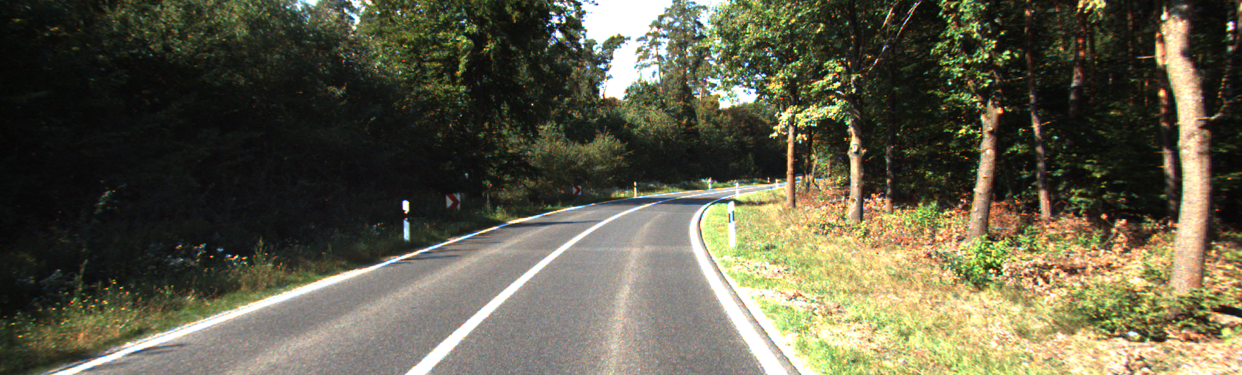
#> input picture data_sample/0000000037.png, 1242 x 375 px; its folder holds only this picture in this run
$ jupyter execute 'Basic RALPH Implementation.ipynb'   (shell and % lines are left out)
#> lines starting #> are read from the running program, lines starting #| are printed output that depends on the picture; after the words box and inside, x2 and y2 are one past the last pixel; in counts of white or black regions, pixels touching at a corner belong together
## **Basic RALPH Implementation**

[cell 1]
%pylab inline
import cv2
from ipywidgets import interact
from tqdm import tqdm

## **Load Image**

[cell 2]
frame_num = 37
im = imread('../data_sample/' + str(frame_num).zfill(10) + '.png')
#> im is the input picture: shape (375, 1242, 3) float32; mean R, G, B 0.376, 0.364, 0.286

lateral_crop = 200

#Do a little bit of recentering by cropping, Kitti images were captured from a non-center-mounted camera.
im = im[:, lateral_crop:-(lateral_crop+30), :]
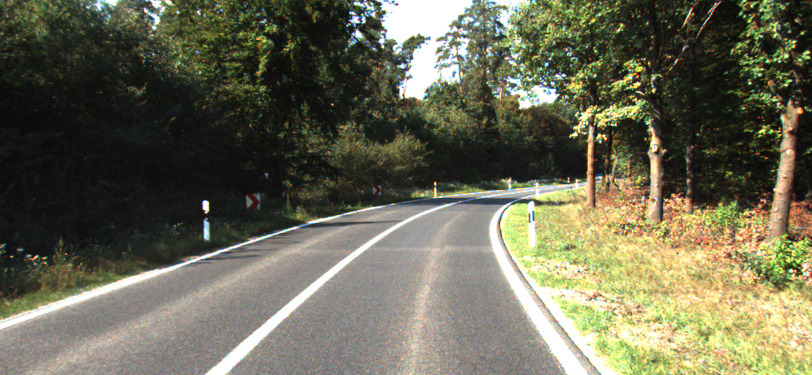
#> im: shape (375, 812, 3) float32; mean R, G, B 0.419, 0.414, 0.333

im = (im*255).astype('uint8')
#> the sliders are set to x1 = 400, y1 = 400, x2 = 400, y2 = 400
fig = figure(0, (12,12))
imshow(im)
grid('off')

## **Draw Trapezoid**

[cell 3]
def draw_trap(x1 = 315, y1 = 215, x2=130, y2=300):
#> called with x1 = 400, y1 = 400, x2 = 400, y2 = 400
    y3 = y1
    y4 = y2
    x3 = im.shape[1]-x1
#> x3 = 412
    x4 = x3+(x1-x2)
#> x4 = 412

    fig = figure(0, (12,12))
    imshow(im)
    plot((x1, x2), (y1, y2), c= 'm', linewidth = 3)
    plot((x2, x4), (y2, y4), c= 'm', linewidth = 3)
    plot((x3, x4), (y3, y4), c= 'm', linewidth = 3)
    plot((x3, x1), (y3, y1), c= 'm', linewidth = 3)

- Tune Trapezoid cornere using interact module
- Generally the best way to do this is to find a nice straight portion of road and try to make the left and right sides of the trapezoid parallel to the lane markers on the road.

[cell 4]
interact(draw_trap, x1 = (0, 800), y1 = (0, 800), x2 = (0, 800), y2 = (0, 800))

[cell 5]
#Final trapezoid values
x1 = 315
y1 = 215
x2 = 130
y2 = 300
x3 = im.shape[1]-x1
#> x3 = 497

y3 = y1
y4 = y2
x4 = x3+(x1-x2)
#> x4 = 682

fig = figure(0, (12,12))
imshow(im)
plot((x1, x2), (y1, y2), c = [1, 0, 1], linewidth = 3)
plot((x2, x4), (y2, y4), c = [1, 0, 1], linewidth = 3)
plot((x3, x4), (y3, y4), c = [1, 0, 1], linewidth = 3)
plot((x3, x1), (y3, y1), c = [1, 0, 1], linewidth = 3)
grid(0)
axis('off')

## ** Sample and Warp Pixels in Trapezoid Region**

- We need 4 new corners to warp the existing corners to, this is a bit arbitrary:

[cell 6]
x1_final = 1024
x2_final = x1_final
y1_final = 0
y2_final = 960

x3_final = 2048
x4_final = 2048
y3_final = y1_final
y4_final = y2_final

## **Compute Homography**

- For more information on homographies, I highly recommend chapter 15 of [Prince Computer Vision](http://www.computervisionmodels.com/).

[cell 7]
src_points = np.array([[x1, y1],
                       [x2, y2],
                       [x3, y3],
                       [x4, y4]])

dst_points = np.array([[x1_final, y1_final],
                       [x2_final, y2_final],
                       [x3_final, y3_final],
                       [x4_final, y4_final]])

H, _ = cv2.findHomography(src_points, dst_points)

## ** Crop Trapezoidal Region**

[cell 8]
#Number of image rows in trapezoidal regiond
num_rows = y2-y1

#Right and left boundaries of trapezoidal region
left_edge = np.linspace(x1, x2, num_rows).round().astype('int')
right_edge = np.linspace(x3, x4, num_rows).round().astype('int')
#> right_edge = 85 values from 497 to 682

im_cropped = np.zeros_like(im)

#There's faster ways to do this, but this will work for now:
for i, y in enumerate(range(y1, y2)):
    for j in range(3):
        im_cropped[y, left_edge[i]:right_edge[i], j] = im[y, left_edge[i]:right_edge[i], j]
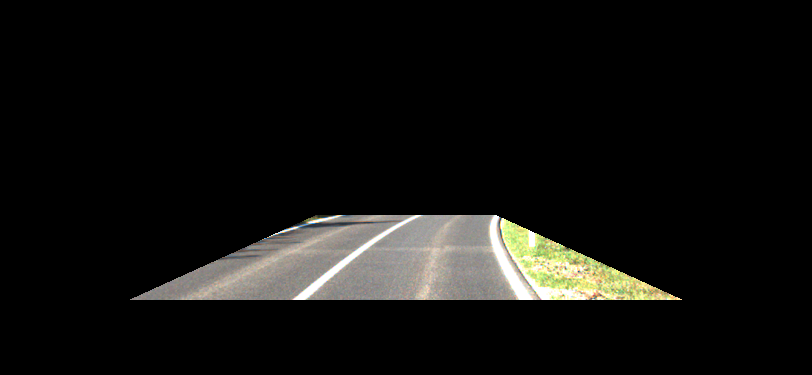
#> im_cropped: shape (375, 812, 3); mean R, G, B 17.9, 17.5, 15.5

## **Warp Cropped Region to Overhead View**

[cell 9]
warped = cv2.warpPerspective(im_cropped, H, dsize = (3072, 960))

[cell 10]
fig = figure(0, (12,6))
imshow(warped)

## **Downsample and convert to grayscale**

[cell 11]
# Dean also downsampled his warped image, we'll use a factor of 16, to make our final overhead images 60x64
downsampling_factor = 16

new_size = tuple((np.array([warped.shape[1], warped.shape[0]])/downsampling_factor).astype('int'))
#> new_size = (192, 60)
warped_small = cv2.resize(warped, new_size)
warped_small_gray = cv2.cvtColor(warped_small, cv2.COLOR_BGR2GRAY)

[cell 12]
fig = figure(0, (12,6))
imshow(warped_small_gray, cmap = 'gray')

## **Create Special upsampled image with alpha channel for export**

[cell 13]
output_image = np.zeros((warped.shape[0], warped.shape[1], 4), dtype = 'uint8')

mask = np.zeros_like(warped[:,:,0])
one_third = int(round(mask.shape[1]/3))
#> one_third = 1024
mask[:, one_third:-one_third] = 1

output_image[:,:,3] = mask*255
output_gray = np.copy(output_image)

##Downsampling
new_size = tuple((np.array([warped.shape[1], warped.shape[0]])/downsampling_factor).astype('int'))

warped_small = cv2.resize(warped, new_size)
warped_upsampled = cv2.resize(warped_small, (warped.shape[1], warped.shape[0]), interpolation = cv2.INTER_NEAREST)
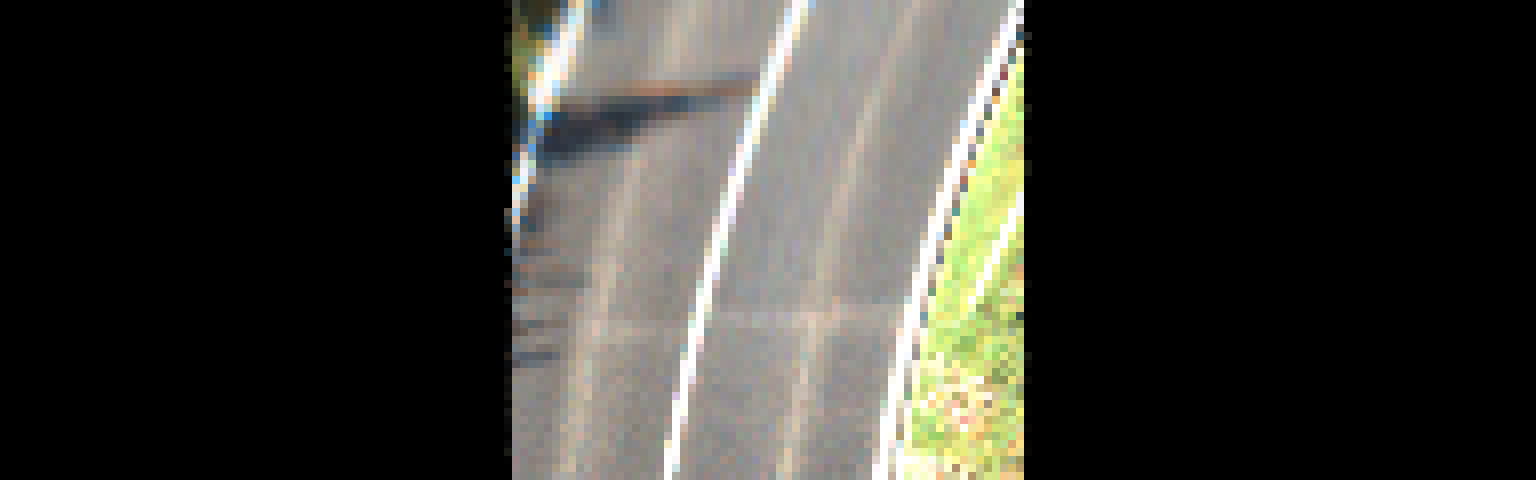
#> warped_upsampled: shape (960, 3072, 3) (shown at 1/2 size); mean R, G, B 56.4, 55.7, 50.6
output_image[:,:,:3] = warped_upsampled

#Shift to grayscale
warped_gray = cv2.cvtColor(warped_upsampled, cv2.COLOR_BGR2GRAY)
output_gray[:,:,0] = warped_gray
output_gray[:,:,1] = warped_gray
output_gray[:,:,2] = warped_gray
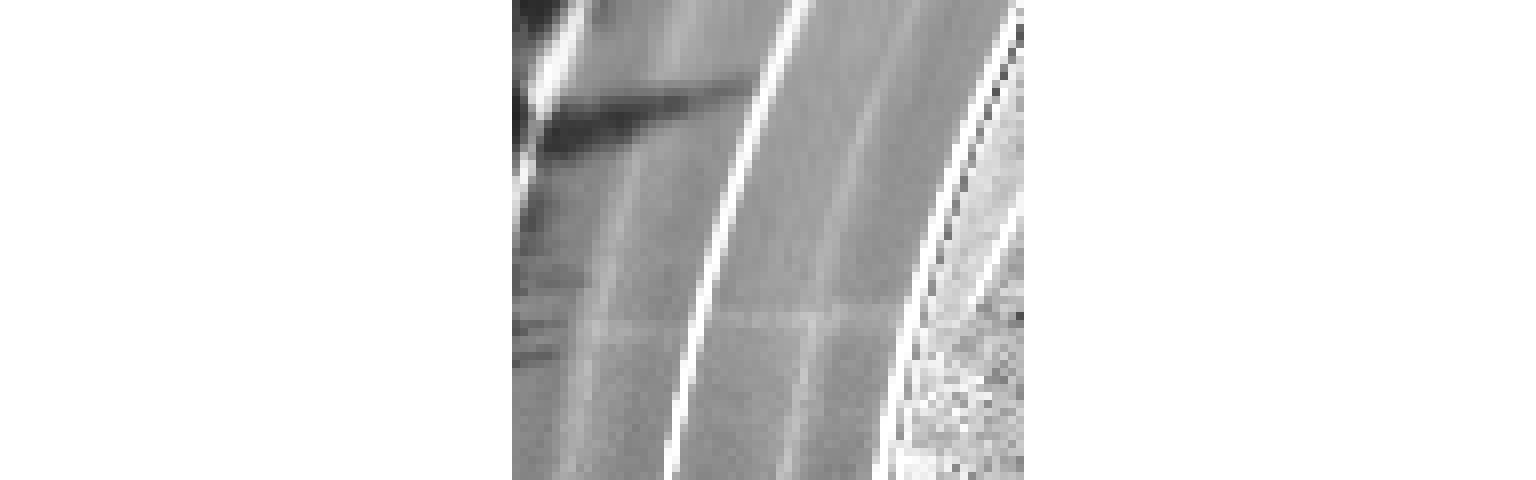
#> output_gray: shape (960, 3072, 4) (shown at 1/2 size); mean of channels 0, 1, 2, 3 54.2, 54.2, 54.2, 85; transparent parts drawn white

[cell 14]
fig = figure(0, (12,6))
imshow(output_gray)

[cell 15]
output_gray.shape
#> Out = (960, 3072, 4)

## **Unroll Image**

[cell 16]
#Distance from top of image to car, educated guess:
k = 100

[cell 17]
def unroll_image(warped_small_gray, direction, R, k, x_padding = 64):
    '''
    Unroll warped_small_gray image.
    direction = left or right
    R = radius of circle
    k = distance from top of image to car
    x_padding = amount of zeros padding on the left and right of warped_small_gray
    '''
#> called with direction = 'right', R = 275, k = 100, x_padding = 64

    W = warped_small_gray.shape[1] #Image width
#> W = 192
    H = warped_small_gray.shape[0] #Image heigth
#> H = 60

    if direction == 'left':
        h = W/2 - R
    elif direction == 'right':
        h = W/2 + R
    else:
        print('direction not implemented')

    shifts = np.zeros(warped_small_gray.shape[0])
    for y in range(len(shifts)):
        if direction == 'right':
            shifts[y] = np.sqrt(R**2 - (y-k)**2) - R
        elif direction == 'left':
            shifts[y] = R - np.sqrt(R**2 - (y-k)**2)

    shifts = shifts.round().astype('int')

    shifted_image = np.zeros_like(warped_small_gray)
    mask_small = np.zeros_like(warped_small_gray)

    for y in range(shifted_image.shape[0]):
        shifted_image[y, x_padding+shifts[y]:-(x_padding-shifts[y])] = warped_small_gray[y, x_padding:-x_padding]
        mask_small[y, x_padding+shifts[y]:-(x_padding-shifts[y])] = 255
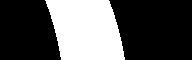
#> mask_small: shape (60, 192); 33.3% white; 1 white region, box (x1, y1, x2, y2) and area: (45, 0, 125, 60) 3840

    return shifted_image, mask_small

[cell 18]
#Compute an example unrolling
shifted_image, mask_small = unroll_image(warped_small_gray,
                                         direction = 'right',
                                         R = 275,
                                         k = k,
                                         x_padding = 64)

fig = figure(0, (12,6))
imshow(shifted_image, cmap = 'gray')

## ** Compute Scanline**

[cell 19]
def compute_scanline(shifted_image, mask_small, same_padding_columns = 5):
    '''
    Compute scanline and top 5 largest adjacent differences, and compute score
    same_padding_columns = number of columns to pad on each side of mask.
    '''
#> called with same_padding_columns = 5

    overhead_nan_image = np.copy(shifted_image).astype('float32')
    overhead_nan_image[np.logical_not(mask_small)] = np.NaN

    #Add padding
    for i in range(overhead_nan_image.shape[0]):
        for j in range(overhead_nan_image.shape[1]-1):
            if np.isnan(overhead_nan_image[i, j]) and not np.isnan(overhead_nan_image[i, j+1]):
                overhead_nan_image[i, j-same_padding_columns:j+1] = overhead_nan_image[i, j+1]
                break;

        for j in range(overhead_nan_image.shape[1]-1):
            if not np.isnan(overhead_nan_image[i, j]) and np.isnan(overhead_nan_image[i, j+1]):
                overhead_nan_image[i, j:j+same_padding_columns] = overhead_nan_image[i, j]
                break;

    scanline = np.sum(overhead_nan_image, axis = 0)

    scanline_trimmed = scanline[~np.isnan(scanline)]
#> scanline_trimmed = 58 values, max 15004 at index 25, min 6830 at index 1, mean 9542.1

    d = np.diff(scanline_trimmed.astype('float'))
#> d = 57 values, max 4127 at index 24, min -3233 at index 26, mean 84.33
    sI = argsort(abs(d))
#> sI = 57 values, max 56 at index 30, min 0 at index 48, mean 28
    top_5 = d[sI[-5:]]
#> top_5 = [-2085, 2189, 3139, -3233, 4127]
    score = sum(abs(top_5))
#> score = 14773

    sI_shifted = np.where(~np.isnan(scanline))[0][sI]
#> sI_shifted = 57 values, max 111 at index 30, min 55 at index 48, mean 83

    return scanline, sI_shifted, score

[cell 20]
scanline, sI_shifted, score = compute_scanline(shifted_image, mask_small, same_padding_columns = 5)
#> score = 14773

[cell 21]
#Compute an example unrolling
shifted_image, mask_small = unroll_image(warped_small_gray,
                                         direction = 'right',
                                         R = 1e5,
                                         k = k,
                                         x_padding = 64)
#> after the loop in unroll_image (call 2), `for y in range(shifted_image.shape[0]):`: mask_small: shape (60, 192); 33.3% white; 1 white region, box (x1, y1, x2, y2) and area: (64, 0, 128, 60) 3840

fig = figure(0, (12,6))
imshow(shifted_image, cmap = 'gray')

[cell 22]
scanline, sI_shifted, score = compute_scanline(shifted_image, mask_small, same_padding_columns = 5)
#> call 2 of compute_scanline, with same_padding_columns = 5
#> after the loop in compute_scanline (call 2), `for i in range(overhead_nan_image.shape[0]):`:
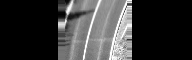
#> overhead_nan_image: shape (60, 192) float32; 61.46% of the values are NaN or infinite; the others: min 36, max 255, mean 159.8; drawn with min black, max white, NaN and infinite black
#> in compute_scanline (call 2), `scanline_trimmed = scanline[~np.isnan(scanline)]`: scanline_trimmed = 74 values, max 11937 at index 64, min 6903 at index 0, mean 9588.6
#> in compute_scanline (call 2), `d = np.diff(scanline_trimmed.astype('float'))`: d = 73 values, max 636 at index 24, min -747 at index 68, mean 57.62
#> in compute_scanline (call 2), `sI = argsort(abs(d))`: sI = 73 values, max 72 at index 8, min 0 at index 0, mean 36
#> in compute_scanline (call 2), `top_5 = d[sI[-5:]]`: top_5 = [443, 549, 573, 636, -747]
#> in compute_scanline (call 2), `score = sum(abs(top_5))`: score = 2948
#> in compute_scanline (call 2), `sI_shifted = np.where(~np.isnan(scanline))[0][sI]`: sI_shifted = 73 values, max 130 at index 8, min 58 at index 0, mean 94
#> score = 2948

[cell 23]
clf()
fig = figure(0, (12,6))
plot(scanline, linewidth = 4.0, color = 'k')

for top_index in sI_shifted[-5:]:
    plot((top_index, top_index + 1) ,
         (scanline[top_index], scanline[top_index+1]), c = [0, 1, 1], linewidth= 4)
#> this loop made 5 passes
#> top_index on passes 1 to 5: 69, 109, 83, 82, 126

axis('off')
ylim(0, 16000)
#savefig('exports/p_34/scanlines/p_34_scanline_' + str(i).zfill(3) + '.png', transparent = True, dpi = 100)
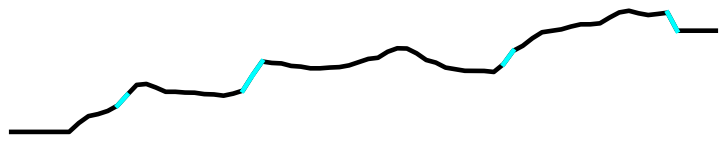
#> figure drawn by matplotlib, 1 panel

## **Work Across Range of Curvature Hypotheses**

[cell 24]
def one_over_mapping(start, end, numpoints):
    start_inverse = 1.0/start
    end_inverse = 1.0/end

    inverse_points = np.linspace(start_inverse, end_inverse, numpoints)
    return 1.0/inverse_points

[cell 25]
# For the sake of simplicity, assume 1 m = 1 pixel

def find_optimal_unwrapping(warped_small_gray, steps = 512, min_radius = 150, max_radius = 1e4, same_padding_columns = 5):

    # Curvature Hypotheses
#> called with steps = 16, min_radius = 150, max_radius = 10000, same_padding_columns = 5
    radii = np.concatenate((one_over_mapping(min_radius, max_radius, steps), [1e6], one_over_mapping(max_radius, min_radius, steps)))
    directions = ['right']*(steps+1)
    directions.extend(['left']*steps)

    scores = []

    for i, R in enumerate(tqdm(radii)):
        direction = directions[i]

        shifted_image, mask_small = unroll_image(warped_small_gray,
                                                 direction = direction,
                                                 R = R,
                                                 k = k,
                                                 x_padding = 64)

        scanline, sI_shifted, score = compute_scanline(shifted_image, mask_small, same_padding_columns)
        scores.append(score)
#> this loop made 33 passes
#> (top_5 in compute_scanline, score) on passes 1 to 12: ([304, 326, -394, 421, -671], 2116), ([221, 254, 281, -561, -621], 1938), ([287, 327, 394, -467, -781], 2256), ([428, 544, 624, 919, -1304], 3819), ([825, 959, -1063, 1070, -1330], 5247), ([1356, 1646, -1719, -2315, 2382], 9418), ([2398, 3228, -3407, 3751, -3795], 16579), ([1749, 2091, 2741, -3410, 4371], 14362), ([-1513, -1645, 2113, 2160, 2409], 9840), ([-764, -1165, 1208, 1418, 2054], 6609), ([1025, 1050, 1196, 1244, 1307], 5822), ([626, 630, 982, 1036, 1275], 4549)
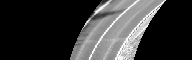
#> shifted_image: shape (60, 192); min 0, max 255, mean 54.1
#> after the loop, scores = 33 values, max 16579 at index 6, min 1525 at index 32, mean 4074.2

    scores = np.array(scores)
    winning_index = np.argmax(scores)
#> winning_index = 6

    R = radii[winning_index]
#> R = 247.5
    direction = directions[winning_index]
#> direction = 'right'

    shifted_image, mask_small = unroll_image(warped_small_gray,
                                             direction = direction,
                                             R = R,
                                             k = k,
                                             x_padding = 64)
#> after the loop in unroll_image (call 36), `for y in range(shifted_image.shape[0]):`: mask_small: shape (60, 192); 33.3% white; 1 white region, box (x1, y1, x2, y2) and area: (43, 0, 125, 60) 3840

    scanline, sI_shifted, score = compute_scanline(shifted_image, mask_small, same_padding_columns)
#> after the loop in compute_scanline (call 36), `for i in range(overhead_nan_image.shape[0]):`:
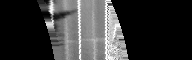
#> overhead_nan_image: shape (60, 192) float32; 61.46% of the values are NaN or infinite; the others: min 36, max 255, mean 159.8; drawn with min black, max white, NaN and infinite black
#> in compute_scanline (call 36), `scanline_trimmed = scanline[~np.isnan(scanline)]`: scanline_trimmed = 56 values, max 15186 at index 51, min 6736 at index 0, mean 9533.4
#> in compute_scanline (call 36), `d = np.diff(scanline_trimmed.astype('float'))`: d = 55 values, max 3751 at index 49, min -3795 at index 51, mean 102.2
#> in compute_scanline (call 36), `sI = argsort(abs(d))`: sI = 55 values, max 54 at index 43, min 0 at index 26, mean 27
#> in compute_scanline (call 36), `top_5 = d[sI[-5:]]`: top_5 = [2398, 3228, -3407, 3751, -3795]
#> in compute_scanline (call 36), `score = sum(abs(top_5))`: score = 16579
#> in compute_scanline (call 36), `sI_shifted = np.where(~np.isnan(scanline))[0][sI]`: sI_shifted = 55 values, max 109 at index 43, min 55 at index 26, mean 82
#> score = 16579

    return shifted_image, mask_small, scanline, sI_shifted, scores

[cell 26]
shifted_image, mask_small, scanline, sI_shifted, scores = find_optimal_unwrapping(warped_small_gray,
                                                                                  steps = 16,
                                                                                  min_radius = 150,
                                                                                  max_radius = 1e4)

[cell 27]
fig = figure(0, (12,6))
imshow(shifted_image, cmap = 'gray')

[cell 28]
clf()
fig = figure(0, (12,6))
plot(scanline, linewidth = 4.0, color = 'k')

for top_index in sI_shifted[-5:]:
    plot((top_index, top_index + 1) ,
         (scanline[top_index], scanline[top_index+1]), c = [0, 1, 1], linewidth= 4)
#> this loop made 5 passes
#> top_index on passes 1 to 5: 77, 78, 80, 104, 106

axis('off')
ylim(0, 16000)
#savefig('exports/p_34/scanlines/p_34_scanline_' + str(i).zfill(3) + '.png', transparent = True, dpi = 100)

[cell 29]
steps = 16
min_radius = 150
max_radius = 1e4
radii = np.concatenate((one_over_mapping(min_radius, max_radius, steps), [1e6], one_over_mapping(max_radius, min_radius, steps)))
directions = ['right']*(steps+1)
directions.extend(['left']*steps)

clf()
fig = figure(0, (12,6))
ax = fig.add_subplot(111)
abscissa = 1/radii
abscissa[np.array(directions)=='right'] = abscissa[np.array(directions)=='right']*-1
plot(abscissa[:len(scores)], scores, linewidth = 3, c = 'k')

grid(1)
# ax.tick_params(labelbottom=False)
ax.tick_params(labelleft=False)
xlim([-0.007, 0.007])
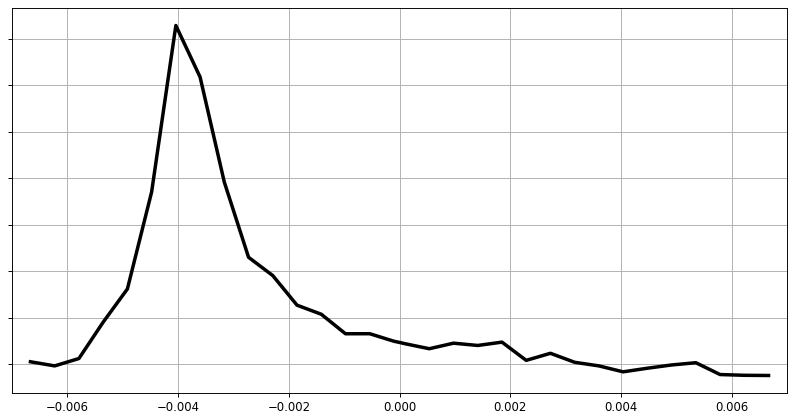
#> figure drawn by matplotlib, 1 panel
